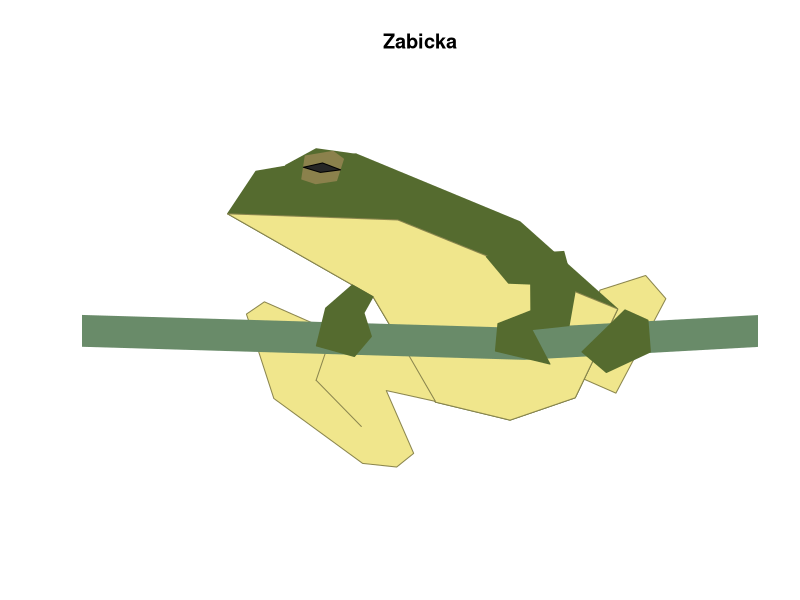

Source code (R):
populace = rep(x = c("okrova", "plava", "slonovinova"), times = 100)
pohlavi = sample(x = c("M", "F"), size = length(populace), 
                 prob = c(0.55, 0.45), replace = T)
vaha = rnorm(n = length(populace), mean = c(10, 12, 13.5), sd = 2)
blechy = rpois(n = length(populace), lambda = 10)
mysi = data.frame(populace, pohlavi, vaha, blechy)

mysi$pohlavi = as.factor(mysi$pohlavi)
mysi$populace = as.factor(mysi$populace)

{
plot(formula = mysi$blechy~mysi$vaha,
     main = "Zabicka",
     bty = "n",
     yaxt = "n",
     xaxt = "n",
     ylab = "",
     xlab = "",
     xlim = c(3,21),
     ylim = c(-2, 23),
     type = "n")

polygon(x = c( 16.56380, 17.63368, 19.07037, 18.48958, 17.17516), 
        y = c( 4.864316, 3.805186,  9.936989, 11.442068, 10.494426),
        col = "khaki", border = "khaki4")

polygon(x = c( 6.465161, 7.280307, 10.160488, 14.875193, 17.686999, 16.464281, 14.589446, 12.442896, 10.649575), 
        y = c( 15.445272, 18.207928, 19.331720, 14.927831,  9.264415, 3.504980, 2.053415, 3.224032, 10.060434),
        col = "darkolivegreen", border = "darkolivegreen")

polygon(x = c(10.175093,9.013510, 8.132719,  8.860670,  9.961117), 
        y = c(19.30192, 19.66916 ,18.58874, 16.96069, 17.51813),
        col = "darkolivegreen", border = "darkolivegreen")

polygon(x = c(9.5, 8.7, 8.6,  9,  9.6, 9.8), 
        y = c(19.5, 19.2 ,17.7, 17.4, 17.6, 19),
        col = "lightgoldenrod4", border = "lightgoldenrod4")

polygon(x = c(8.646695, 9.196918, 9.716573, 9.135782), 
        y = c(18.46577, 18.74449, 18.29854, 18.13131),
        col = "gray15")

polygon(x = c( 6.465161, 11.360488, 17.686999, 16.464281, 14.589446, 12.442896, 10.649575), 
        y = c( 15.445272, 15.045272, 9.264415, 3.504980, 2.053415, 3.224032, 10.060434),
        col = "khaki", border = "khaki4")


polygon(x = c( 12.442896, 11.029977, 11.817951, 11.328863, 10.350689,  7.796566,  7.008592,  7.524851,  9.312825,  9.312825, 11.627750), 
        y = c( 3.2708564, 3.9732265, -0.1005203, -0.9901891, -0.7560657,  3.4581551,  8.9366422,  9.7326617,  7.9533240,  6.6422330,  6.4549343),
        col = "khaki", border = "khaki4")
segments(9.312825,6.6422330,9.012825,4.6422330, col = "khaki4")

polygon(x = c(0, 0 ,15,23, 23, 15), 
        y = c(7, 9, 8,9, 7, 6),
        col = "darkseagreen4", border = "darkseagreen4")

polygon(x = c(17.89481, 18.55639, 18.62583, 17.35856, 16.65550), 
        y = c(9.212321, 8.540012, 6.479189, 5.143034, 6.484268),
        col = "darkolivegreen", border = "darkolivegreen")

polygon(x = c( 10.649575, 10.389068, 10.603044, 10.113957,  9.019190,  9.286005, 10.05282), 
        y = c(10.060434, 9.012321, 7.484268, 6.180882, 6.871088, 9.323809, 10.82889),
        col = "darkolivegreen", border = "darkolivegreen")

polygon(x = c( 13.90438, 16.13585, 16.45550, 16.28868, 15.21881, 15.73846, 14.16858, 14.24063, 15.18824, 15.18256, 14.54586), 
        y = c(12.668428 , 13.002890, 10.327195 , 8.187654 , 7.930217,5.690676,  6.536626  ,8.320423  ,9.156578 ,10.884631, 10.940375),
        col = "darkolivegreen", border = "darkolivegreen")

segments(9.012825,4.6422330,10.312825,1.6422330, col = "khaki4")
}
locator(n = 4,# kolikrat budu klikat do grafu
        pch = 16,
        type = "p") # uvidime body tam kde jsme klikli
dev.off()
